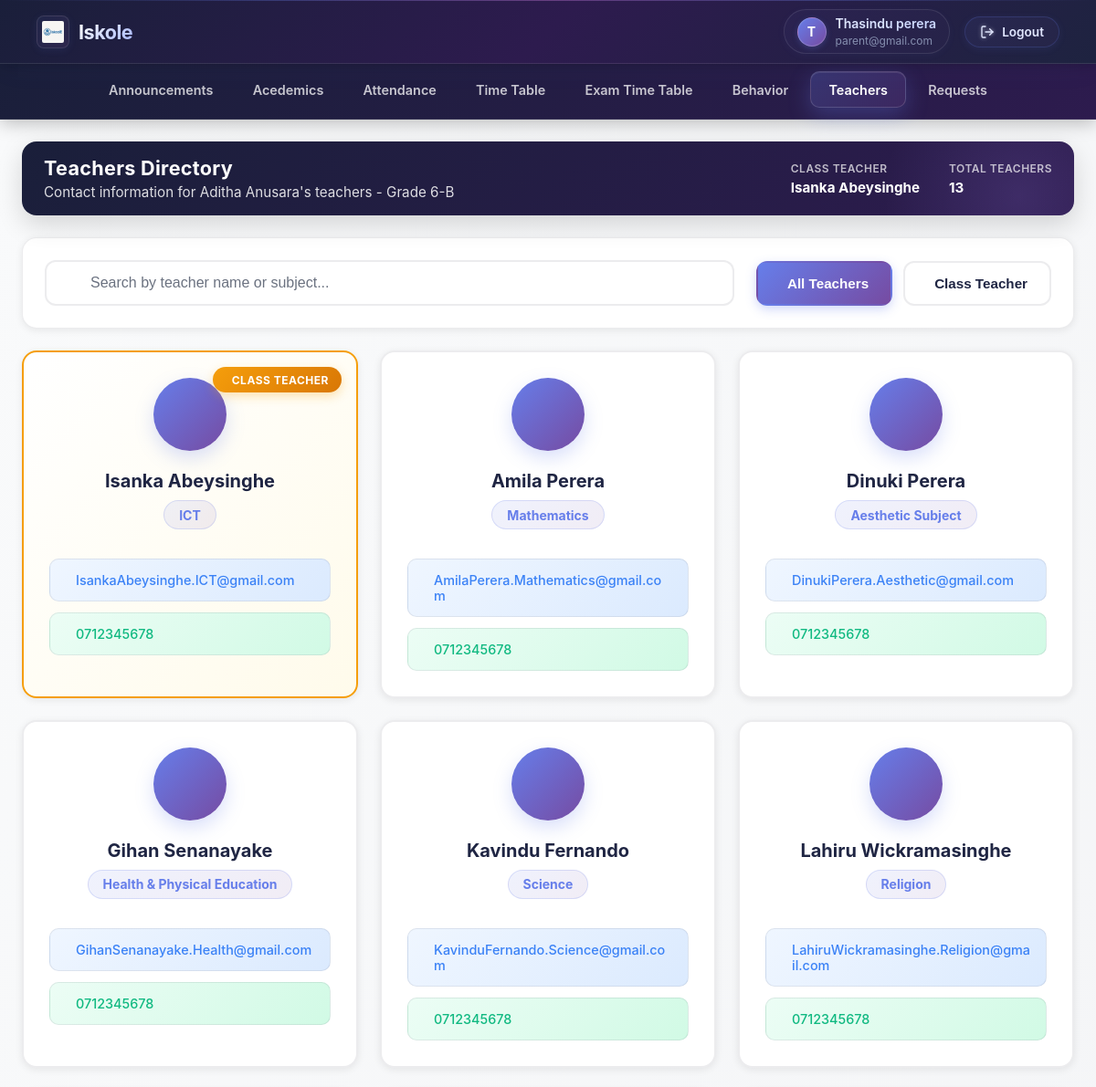
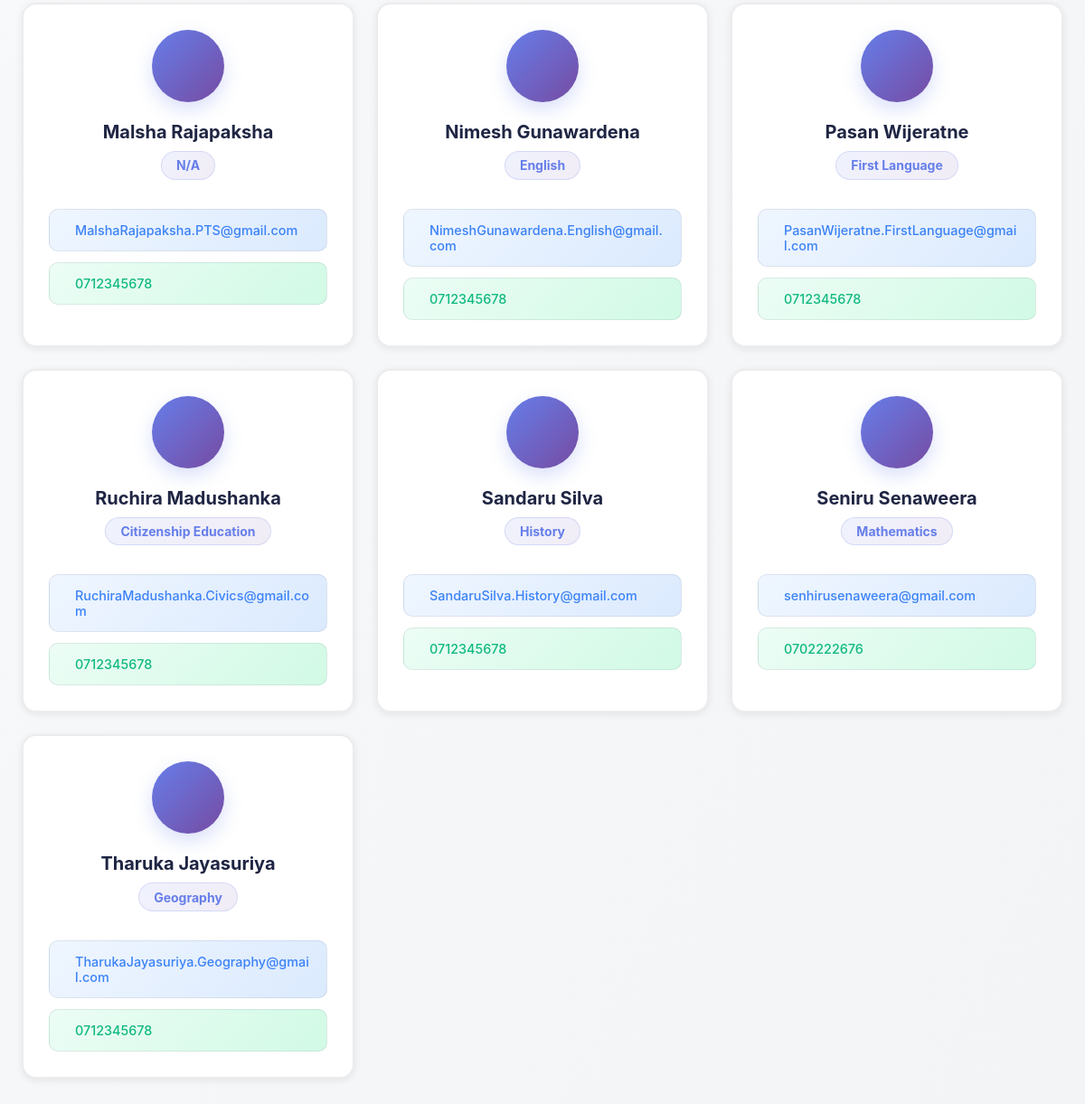
Screenshot of /index.php?url=parent&tab=Teachers (signed in) with the database file from the repository (2 pictures, top to bottom).
### tables this page shows
CREATE TABLE `teachers` (
  `userID` int(11) NOT NULL,
  `teacherID` int(11) NOT NULL,
  `nic` varchar(50) DEFAULT NULL,
  `subjectID` int(11) DEFAULT NULL,
  `classID` int(11) DEFAULT NULL,
  `grade` int(11) DEFAULT NULL
);

CREATE TABLE `subject` (
  `subjectID` int(11) NOT NULL,
  `subjectName` varchar(100) NOT NULL
);

CREATE TABLE `user` (
  `userID` int(11) NOT NULL,
  `gender` enum('Male','Female') DEFAULT NULL,
  `email` varchar(200) DEFAULT NULL,
  `phone` varchar(20) DEFAULT NULL,
  `createDate` datetime NOT NULL DEFAULT current_timestamp(),
  `role` int(11) DEFAULT NULL,
  `active` tinyint(1) DEFAULT NULL,
  `dateOfBirth` date DEFAULT NULL,
  `password` varchar(400) DEFAULT NULL,
  `pwdChanged` int(11) DEFAULT 0
);

### app/Core/Controller.php (called while the page is built, shortened)
<?php
class Controller
{
    protected function view($view, $data = [])
    {
        extract($data);
        require_once "../app/Views/$view.php";
    }
    protected function model($model)
    {
        return new $model();
    }
}

### app/Core/App.php (called while the page is built, shortened)
<?php
class App
{
    protected $method = 'index';
    public function __construct()
    {
        $url = $this->parseUrl();
        if ($url && isset($url[0]) && $url[0] !== '') {
            $segment0 = $url[0];
            $rootControllerFile = __DIR__ . '/../Controllers/' . ucfirst($segment0) . 'Controller.php';
            $folderControllerFile = __DIR__ . '/../Controllers/' . $segment0 . '/' . ucfirst($segment0) . 'Controller.php';
            if (file_exists($rootControllerFile)) {
                unset($url[0]);
            } elseif (file_exists($folderControllerFile)) {
                $this->controller = ucfirst($segment0) . 'Controller';
                $controllerPath = $folderControllerFile;
                unset($url[0]);
            } else {
                header('Location: /login');
                exit;
            }
        } else {
            header('Location: /login');
            exit;
        }
        $this->controller = new $this->controller;
        $this->params = $url ? array_values($url) : [];
        call_user_func_array([$this->controller, $this->method], $this->params);
    }
    private function parseUrl()
    {
        if (isset($_GET['url']) && !empty($_GET['url'])) {
            return explode('/', filter_var(rtrim($_GET['url'], '/'), FILTER_SANITIZE_URL));
        }
        return [];
    }
}

### public/index.php (called while the page is built, shortened)
<?php
$app = new App();

### app/Core/Database.php (called while the page is built, shortened)
<?php
class Database
{
    private static $instance = null;
    private function __construct()
    {
        $this->host = getenv('MYSQL_HOST') ?: 'db';
        $this->port = getenv('MYSQL_PORT') ?: '3306';
        $this->dbname = getenv('MYSQL_DB') ?: 'iskole';
        $this->username = getenv('MYSQL_USER') ?: 'root';
        $this->password = getenv('MYSQL_PASSWORD') ?: 'root';
        $charset = 'utf8mb4';
        $dsn = "mysql:host={$this->host};port={$this->port};dbname={$this->dbname};charset={$charset}";
        $options = [
            PDO::ATTR_ERRMODE => PDO::ERRMODE_EXCEPTION,
            PDO::ATTR_DEFAULT_FETCH_MODE => PDO::FETCH_ASSOC,
            PDO::ATTR_PERSISTENT => false,
        ];
        try {
            $this->pdo = new PDO($dsn, $this->username, $this->password, $options);
        } catch (PDOException $e) {
            throw new Exception("Database connection failed: " . $e->getMessage());
        }
    }
    public static function getInstance()
    {
        if (self::$instance === null) {
            self::$instance = new Database();
        }
        return self::$instance->pdo;
    }
    private function loadEnv()
    {
        $envFile = __DIR__ . '/../../.env';
    }
}

### app/Model/UserModel.php (called while the page is built, shortened)
<?php
class UserModel
{
    public function __construct()
    {
        $this->pdo = Database::getInstance();
    }
}

### app/Model/ParentModel.php (called while the page is built, shortened)
<?php
include_once __DIR__ . '/UserModel.php';
class ParentModel extends UserModel
{
    private $parentTable = 'parents';
    public function getStudentInfoByParentUserId($userId)
    {
        $sql = "SELECT
                    s.studentID,
                    un.firstName AS student_firstName,
                    un.lastName AS student_lastName,
                    c.grade,
                    c.class,
                    c.classID,
                    ct_un.firstName AS teacher_firstName,
                    ct_un.lastName AS teacher_lastName
                FROM {$this->parentTable} p
                JOIN students s ON p.studentID = s.studentID
                JOIN {$this->userNameTable} un ON s.userID = un.userID
                LEFT JOIN class c ON s.classID = c.classID
                LEFT JOIN teachers ct ON s.classID = ct.classID
                LEFT JOIN {$this->userNameTable} ct_un ON ct.userID = ct_un.userID
                WHERE p.userID = :userId
                LIMIT 1";
        try {
            $stmt = $this->pdo->prepare($sql);
            $stmt->execute(['userId' => $userId]);
            $result = $stmt->fetch(PDO::FETCH_ASSOC);
            if ($result) {
                return [
                    'student_name' => trim(($result['student_firstName'] ?? '') . ' ' . ($result['student_lastName'] ?? '')),
                    'class' => 'Grade ' . ($result['grade'] ?? 'N/A') . '-' . ($result['class'] ?? 'N/A'),
                    'class_teacher' => $result['teacher_firstName'] && $result['teacher_lastName']
                        ? trim(($result['teacher_firstName'] ?? '') . ' ' . ($result['teacher_lastName'] ?? ''))
                        : 'N/A',
                    'classID' => $result['classID'] ?? null,
                    'studentID' => $result['studentID'] ?? null
                ];
            }
            return null;
        } catch (PDOException $e) {
            throw new Exception("Error fetching student info by parent user ID: " . $e->getMessage());
        }
    }
    public function getTeachersForClass($classID)
    {
        try {
            $teachers = [];
            $allTeachersSql = "SELECT DISTINCT
                    t.teacherID,
                    t.classID as teacher_classID,
                    un.firstName,
                    un.lastName,
                    sub.subjectName,
                    u.email,
                    u.phone
                FROM teachers t
                JOIN {$this->userTable} u ON t.userID = u.userID
                JOIN {$this->userNameTable} un ON t.userID = un.userID
                LEFT JOIN subject sub ON t.subjectID = sub.subjectID
                ORDER BY
                    CASE WHEN t.classID = :classID THEN 0 ELSE 1 END,
                    un.firstName ASC";
            $stmt = $this->pdo->prepare($allTeachersSql);
            $stmt->execute(['classID' => $classID]);
            $allTeachers = $stmt->fetchAll(PDO::FETCH_ASSOC);
            foreach ($allTeachers as $row) {
                $teacherKey = $row['teacherID'] . '_' . ($row['subjectName'] ?? 'N/A');
                $isClassTeacher = ((int) $row['teacher_classID'] === (int) $classID);
                $teachers[] = [
                    'name' => trim(($row['firstName'] ?? '') . ' ' . ($row['lastName'] ?? '')),
                    'subject' => $row['subjectName'] ?? 'N/A',
                    'email' => $row['email'] ?? '',
                    'phone' => $row['phone'] ?? 'N/A',
                    'is_class_teacher' => $isClassTeacher
                ];
            }
            $timetableTeachersSql = "SELECT DISTINCT
                    t.teacherID,
                    un.firstName,
                    un.lastName,
                    sub.subjectName,
                    u.email,
                    u.phone
                FROM classTimetable ct
                JOIN teachers t ON ct.teacherID = t.teacherID
                JOIN {$this->userTable} u ON t.userID = u.userID
                JOIN {$this->userNameTable} un ON t.userID = un.userID
                LEFT JOIN subject sub ON ct.subjectID = sub.subjectID
                WHERE ct.classID = :classID
                ORDER BY sub.subjectName ASC";
            $stmt = $this->pdo->prepare($timetableTeachersSql);
            $stmt->execute(['classID' => $classID]);
            $timetableTeachers = $stmt->fetchAll(PDO::FETCH_ASSOC);
            return $teachers;
        } catch (PDOException $e) {
            throw new Exception("Error fetching teachers for class: " . $e->getMessage());
        }
    }
}

### app/Views/parent/parentContact.php (the view, shortened to what this page needs)
<?php
$studentInfo = $studentInfo ?? [
    'student_name' => 'N/A',
    'class' => 'N/A',
    'class_teacher' => 'N/A'
];
$teachers = $teachers ?? [];
$stats = [
    'total_teachers' => count($teachers),
    'class_teacher' => $studentInfo['class_teacher'] ?? 'N/A',
    'subjects' => count(array_unique(array_column($teachers, 'subject')))
];
?>
<link rel="stylesheet" href="/css/parentContact/parentContact.css">
<div class="parent-contact-section">
    <div class="contact-container">
        <div class="contact-header">
            <div class="header-content">
                <div>
                    <h1 class="header-title">
                        Teachers Directory
                    </h1>
                    <p class="header-subtitle">Contact information for <?php echo $studentInfo['student_name']; ?>'s
                        teachers - <?php echo $studentInfo['class']; ?></p>
                </div>
                <div class="student-info-badge">
                    <div class="info-item">
                        <span class="info-label">Class Teacher</span>
                        <span class="info-value"><?php echo $studentInfo['class_teacher']; ?></span>
                    </div>
                    <div class="info-item">
                        <span class="info-label">Total Teachers</span>
                        <span class="info-value"><?php echo $stats['total_teachers']; ?></span>
                    </div>
                </div>
            </div>
        </div>
        <div class="quick-actions">
            <div class="search-box">
                <input type="text" id="teacherSearch" placeholder="Search by teacher name or subject..." />
            </div>
            <div class="filter-buttons">
                <button class="filter-btn active" data-filter="all">
                    <i class="fas fa-list"></i> All Teachers
                </button>
                <button class="filter-btn" data-filter="class-teacher">
                    <i class="fas fa-star"></i> Class Teacher
                </button>
            </div>
        </div>
        <div class="teachers-grid" id="teachersGrid">
            <?php if (!empty($teachers)): ?>
                <?php foreach ($teachers as $teacher): ?>
                    <div class="teacher-card <?php echo $teacher['is_class_teacher'] ? 'class-teacher-card' : ''; ?>"
                        data-subject="<?php echo strtolower($teacher['subject']); ?>"
                        data-name="<?php echo strtolower($teacher['name']); ?>">
                        <?php if ($teacher['is_class_teacher']): ?>
                            <div class="class-teacher-badge">
                                <span>Class Teacher</span>
                            </div>
                        <?php endif; ?>
                        <div class="teacher-avatar">
                        </div>
                        <div class="teacher-main-info">
                            <h3 class="teacher-name"><?php echo htmlspecialchars($teacher['name']); ?></h3>
                            <div class="subject-badge"><?php echo htmlspecialchars($teacher['subject']); ?></div>
                        </div>
                        <div class="contact-methods">
                            <a href="mailto:<?php echo htmlspecialchars($teacher['email']); ?>"
                                class="contact-method email-method" title="Send Email">
                                <span><?php echo htmlspecialchars($teacher['email']); ?></span>
                            </a>
                            <a href="tel:<?php echo htmlspecialchars($teacher['phone']); ?>" class="contact-method phone-method"
                                title="Call">
                                <span><?php echo htmlspecialchars($teacher['phone']); ?></span>
                            </a>
                        </div>
                    </div>
                <?php endforeach; ?>
            <?php endif; ?>
        </div>
    </div>
</div>

### public/css/variables.css (style rules this page uses)
:root { --primary-color: #4a90e2; --text-color: #333; --card-bg: #fff; --bg-color: #f4f7f6; --shadow-light: 0 4px 12px rgba(0, 0, 0, 0.1); --border-radius: 12px; }

### public/css/report/report.css (style rules this page uses)
:root { --blur-bg: rgba(255, 255, 255, 0.7); --text: #1f2543; --muted: #6b7280; --primary: #667eea; --primary-2: #764ba2; --ring: rgba(102, 126, 234, 0.45); --card: #ffffff; --border: rgba(17, 24, 39, 0.08); }
.student-info-badge { display: flex; gap: 2rem; flex-wrap: wrap; }
.student-info-badge .info-item { display: flex; flex-direction: column; gap: 0.25rem; }
.student-info-badge .info-label { font-size: 0.75rem; color: rgba(255, 255, 255, 0.7); text-transform: uppercase; letter-spacing: 0.5px; font-weight: 600; }
.student-info-badge .info-value { font-size: 0.95rem; color: #ffffff; font-weight: 700; }
.info-item { display: flex; flex-direction: column; gap: 0.25rem; }
.subject-badge { display: inline-flex; align-items: center; padding: 0.25rem 0.75rem; background: linear-gradient(135deg, #667eea 0%, #764ba2 100%); color: #fff; border-radius: 12px; font-size: 0.75rem; font-weight: 600; }

### public/css/myMarks/myMarks.css (style rules this page uses)
:root { --mm-gap: 1rem; }

### public/css/header/header.css (style rules this page uses)
body { margin: 0; padding: 0; background: #f4f7f6; font-family: "Inter", "Segoe UI", -apple-system, BlinkMacSystemFont, sans-serif; min-height: 100vh; }

### rows the page displays
teachers: shows "CLASS TEACHER", name "Isanka Abeysinghe", subjectID.subjectName "ICT", userID.email "IsankaAbeysinghe.ICT@gmail.com", userID.phone "0712345678"
teachers: name "Amila Perera", subjectID.subjectName "Mathematics", userID.email "AmilaPerera.Mathematics@gmail.com", userID.phone "0712345678"
teachers: name "Dinuki Perera", subjectID.subjectName "Aesthetic Subject", userID.email "DinukiPerera.Aesthetic@gmail.com", userID.phone "0712345678"
teachers: name "Gihan Senanayake", subjectID.subjectName "Health & Physical Education", userID.email "GihanSenanayake.Health@gmail.com", userID.phone "0712345678"
teachers: name "Kavindu Fernando", subjectID.subjectName "Science", userID.email "KavinduFernando.Science@gmail.com", userID.phone "0712345678"
teachers: name "Lahiru Wickramasinghe", subjectID.subjectName "Religion", userID.email "LahiruWickramasinghe.Religion@gmail.com", userID.phone "0712345678"
teachers: name "Malsha Rajapaksha", subject "N/A", userID.email "MalshaRajapaksha.PTS@gmail.com", userID.phone "0712345678"
teachers: name "Nimesh Gunawardena", subjectID.subjectName "English", userID.email "NimeshGunawardena.English@gmail.com", userID.phone "0712345678"
teachers: name "Pasan Wijeratne", subjectID.subjectName "First Language", userID.email "PasanWijeratne.FirstLanguage@gmail.com", userID.phone "0712345678"
teachers: name "Ruchira Madushanka", subjectID.subjectName "Citizenship Education", userID.email "RuchiraMadushanka.Civics@gmail.com", userID.phone "0712345678"
teachers: name "Sandaru Silva", subjectID.subjectName "History", userID.email "SandaruSilva.History@gmail.com", userID.phone "0712345678"
teachers: name "Seniru Senaweera", subjectID.subjectName "Mathematics", userID.email "senhirusenaweera@gmail.com", userID.phone "0702222676"
teachers: name "Tharuka Jayasuriya", subjectID.subjectName "Geography", userID.email "TharukaJayasuriya.Geography@gmail.com", userID.phone "0712345678"

### other values shown
substr($name, 0, 1) "T"
$_SESSION['name'] "Thasindu perera"
$_SESSION['user_email'] "parent@gmail.com"
$label "Announcements"
$label "Acedemics"
$label "Attendance"
$label "Time Table"
$label "Exam Time Table"
$label "Behavior"
$label "Teachers"
$label "Requests"
$studentInfo['student_name'] "Aditha Anusara"
$studentInfo['class'] "Grade 6-B"
$studentInfo['class_teacher'] "Isanka Abeysinghe"
$stats['total_teachers'] "13"
